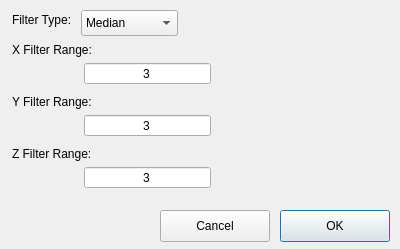
<?xml version="1.0" encoding="UTF-8"?>
<ui version="4.0">
 <class>Dialog</class>
 <widget class="QDialog" name="Dialog">
  <property name="geometry">
   <rect>
    <x>0</x>
    <y>0</y>
    <width>400</width>
    <height>249</height>
   </rect>
  </property>
  <property name="windowTitle">
   <string>Dialog</string>
  </property>
  <widget class="QComboBox" name="filterBox">
   <property name="geometry">
    <rect>
     <x>81</x>
     <y>10</y>
     <width>97</width>
     <height>26</height>
    </rect>
   </property>
   <item>
    <property name="text">
     <string>Median</string>
    </property>
   </item>
   <item>
    <property name="text">
     <string>Mean</string>
    </property>
   </item>
  </widget>
  <widget class="QLabel" name="label">
   <property name="geometry">
    <rect>
     <x>12</x>
     <y>12</y>
     <width>64</width>
     <height>16</height>
    </rect>
   </property>
   <property name="text">
    <string>Filter Type:</string>
   </property>
  </widget>
  <widget class="QLabel" name="label_2">
   <property name="geometry">
    <rect>
     <x>12</x>
     <y>42</y>
     <width>87</width>
     <height>16</height>
    </rect>
   </property>
   <property name="text">
    <string>X Filter Range:</string>
   </property>
  </widget>
  <widget class="QLabel" name="label_3">
   <property name="geometry">
    <rect>
     <x>12</x>
     <y>94</y>
     <width>87</width>
     <height>16</height>
    </rect>
   </property>
   <property name="text">
    <string>Y Filter Range:</string>
   </property>
  </widget>
  <widget class="QLabel" name="label_4">
   <property name="geometry">
    <rect>
     <x>12</x>
     <y>146</y>
     <width>86</width>
     <height>16</height>
    </rect>
   </property>
   <property name="text">
    <string>Z Filter Range:</string>
   </property>
  </widget>
  <widget class="QLineEdit" name="xRangeEntry">
   <property name="geometry">
    <rect>
     <x>84</x>
     <y>63</y>
     <width>127</width>
     <height>21</height>
    </rect>
   </property>
   <property name="text">
    <string>3</string>
   </property>
   <property name="alignment">
    <set>Qt::AlignCenter</set>
   </property>
  </widget>
  <widget class="QLineEdit" name="yRangeEntry">
   <property name="geometry">
    <rect>
     <x>84</x>
     <y>115</y>
     <width>127</width>
     <height>21</height>
    </rect>
   </property>
   <property name="text">
    <string>3</string>
   </property>
   <property name="alignment">
    <set>Qt::AlignCenter</set>
   </property>
  </widget>
  <widget class="QLineEdit" name="zRangeEntry">
   <property name="geometry">
    <rect>
     <x>84</x>
     <y>167</y>
     <width>127</width>
     <height>21</height>
    </rect>
   </property>
   <property name="text">
    <string>3</string>
   </property>
   <property name="alignment">
    <set>Qt::AlignCenter</set>
   </property>
  </widget>
  <widget class="QPushButton" name="okButton">
   <property name="geometry">
    <rect>
     <x>280</x>
     <y>210</y>
     <width>110</width>
     <height>32</height>
    </rect>
   </property>
   <property name="text">
    <string>OK</string>
   </property>
  </widget>
  <widget class="QPushButton" name="cancelButton">
   <property name="geometry">
    <rect>
     <x>160</x>
     <y>210</y>
     <width>110</width>
     <height>32</height>
    </rect>
   </property>
   <property name="text">
    <string>Cancel</string>
   </property>
  </widget>
 </widget>
 <resources/>
 <connections/>
</ui>
